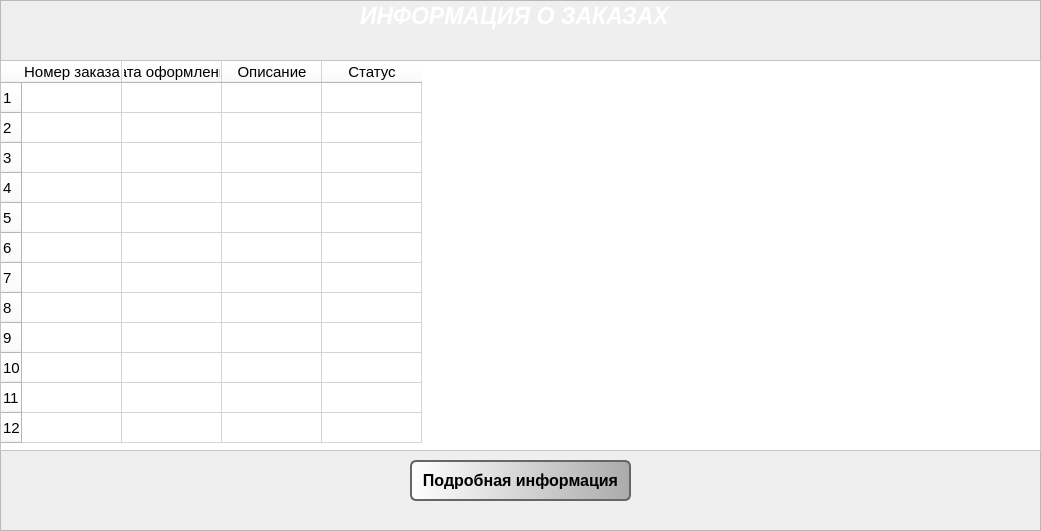
   <widget class="QFrame" name="manager_show_orders_info_group">
    <property name="geometry">
     <rect>
      <x>95</x>
      <y>120</y>
      <width>1041</width>
      <height>531</height>
     </rect>
    </property>
    <property name="frameShape">
     <enum>QFrame::StyledPanel</enum>
    </property>
    <property name="frameShadow">
     <enum>QFrame::Raised</enum>
    </property>
    <widget class="QTableWidget" name="orders_info_table">
     <property name="geometry">
      <rect>
       <x>0</x>
       <y>60</y>
       <width>1041</width>
       <height>391</height>
      </rect>
     </property>
     <property name="maximumSize">
      <size>
       <width>16777215</width>
       <height>16777215</height>
      </size>
     </property>
     <property name="font">
      <font>
       <family>Arial</family>
       <pointsize>11</pointsize>
      </font>
     </property>
     <property name="styleSheet">
      <string notr="true">background-color: rgb(255, 255, 255);</string>
     </property>
     <property name="dragEnabled">
      <bool>false</bool>
     </property>
     <property name="alternatingRowColors">
      <bool>false</bool>
     </property>
     <property name="showGrid">
      <bool>true</bool>
     </property>
     <property name="rowCount">
      <number>12</number>
     </property>
     <property name="columnCount">
      <number>4</number>
     </property>
     <row/>
     <row/>
     <row/>
     <row/>
     <row/>
     <row/>
     <row/>
     <row/>
     <row/>
     <row/>
     <row/>
     <row/>
     <column>
      <property name="text">
       <string>Номер заказа</string>
      </property>
      <property name="font">
       <font>
        <family>Arial</family>
        <pointsize>11</pointsize>
       </font>
      </property>
     </column>
     <column>
      <property name="text">
       <string>Дата оформления</string>
      </property>
      <property name="font">
       <font>
        <family>Arial</family>
        <pointsize>11</pointsize>
       </font>
      </property>
     </column>
     <column>
      <property name="text">
       <string>Описание</string>
      </property>
      <property name="font">
       <font>
        <family>Arial</family>
        <pointsize>11</pointsize>
       </font>
      </property>
     </column>
     <column>
      <property name="text">
       <string>Статус</string>
      </property>
      <property name="font">
       <font>
        <family>Arial</family>
        <pointsize>11</pointsize>
       </font>
      </property>
     </column>
     <item row="0" column="0">
      <property name="text">
       <string/>
      </property>
     </item>
    </widget>
    <widget class="QLabel" name="orders_info_label">
     <property name="geometry">
      <rect>
       <x>360</x>
       <y>0</y>
       <width>321</width>
       <height>31</height>
      </rect>
     </property>
     <property name="font">
      <font>
       <family>Arial</family>
       <pointsize>17</pointsize>
       <weight>75</weight>
       <italic>true</italic>
       <bold>true</bold>
      </font>
     </property>
     <property name="styleSheet">
      <string notr="true">color: rgb(255, 255, 255);</string>
     </property>
     <property name="text">
      <string>ИНФОРМАЦИЯ О ЗАКАЗАХ</string>
     </property>
    </widget>
    <widget class="QPushButton" name="show_more_info_button">
     <property name="enabled">
      <bool>true</bool>
     </property>
     <property name="geometry">
      <rect>
       <x>410</x>
       <y>460</y>
       <width>221</width>
       <height>41</height>
      </rect>
     </property>
     <property name="font">
      <font>
       <family>Arial</family>
       <pointsize>12</pointsize>
       <weight>75</weight>
       <bold>true</bold>
      </font>
     </property>
     <property name="styleSheet">
      <string notr="true">background-color: qlineargradient(spread:pad, x1:0, y1:0, x2:1, y2:0, stop:0 rgba(255, 255, 255, 255), stop:1 rgba(171,171,171,1));
border-color: rgb(102, 102, 102);
border: 2px solid rgb(102, 102, 102);
border-radius: 6px;
</string>
     </property>
     <property name="text">
      <string>Подробная информация</string>
     </property>
    </widget>
    <zorder>orders_info_label</zorder>
    <zorder>orders_info_table</zorder>
    <zorder>show_more_info_button</zorder>
   </widget>
